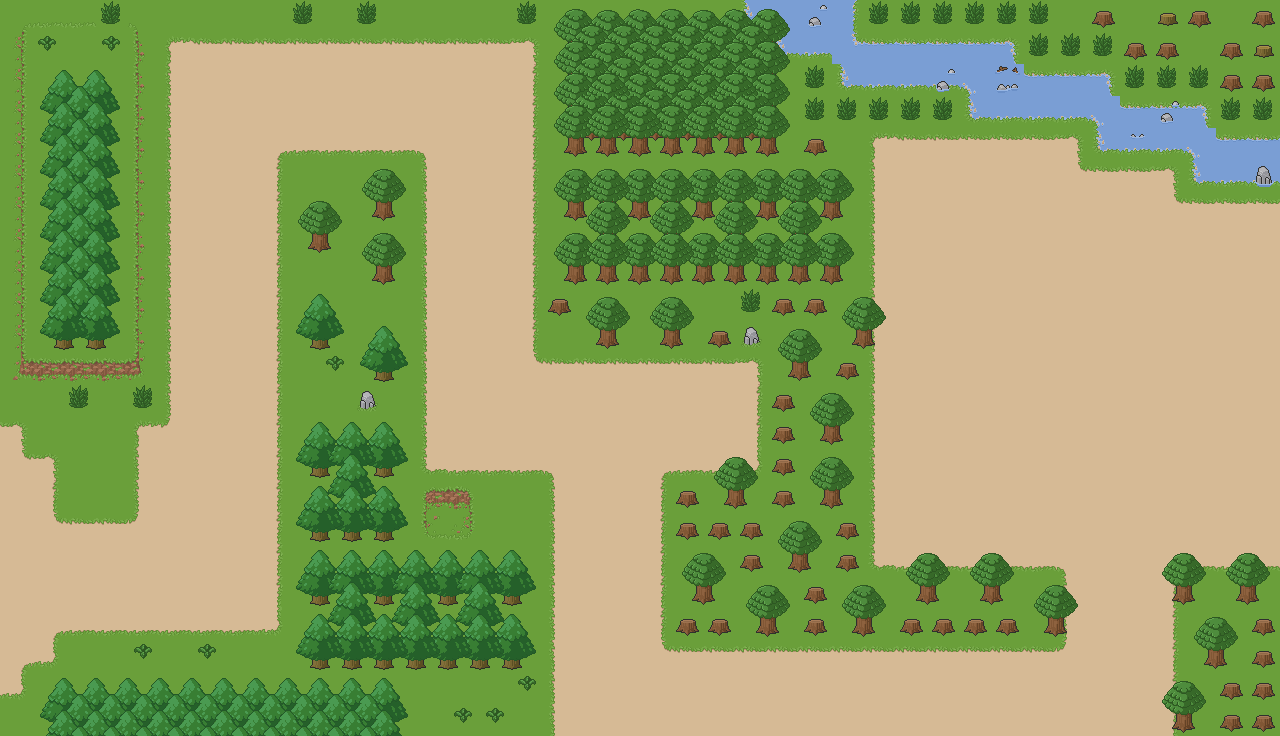

This is a level from a 2D game, rendered from its Tiled map with the project's own tilesets. A one-line summary and the complete map file follow:
An orthogonal 40x23 tile map with 32x32 px tiles, 2 tile layers (Tile Layer 1, Tile Layer 2).

<map version="1.2" tiledversion="1.3.2" orientation="orthogonal" renderorder="right-down" compressionlevel="-1" width="40" height="23" tilewidth="32" tileheight="32" infinite="0" nextlayerid="3" nextobjectid="1">
 <tileset firstgid="1" source="Forest Tileset.tsx" />
 <layer id="1" name="Tile Layer 1" width="40" height="23">
  <data encoding="csv">
78,78,78,78,78,78,78,78,78,78,78,78,78,78,78,78,78,78,78,78,78,78,78,99,60,81,82,78,78,78,78,78,78,78,78,78,78,78,78,78,
78,78,78,78,78,4,40,40,40,40,40,40,40,40,40,40,6,78,78,78,78,78,78,78,99,100,96,62,62,62,62,63,78,78,78,78,78,78,78,78,
78,78,78,78,78,22,24,24,24,24,24,24,24,24,24,24,20,78,78,78,78,78,78,78,78,78,99,100,100,100,60,81,62,62,63,78,78,21,78,78,
78,78,78,78,78,22,24,24,24,24,24,24,24,24,24,24,20,78,78,78,78,78,78,78,78,78,78,78,78,78,99,100,100,100,60,62,62,63,21,21,
78,78,78,78,78,22,24,24,1,2,2,2,2,3,24,24,20,78,78,78,78,78,78,78,78,78,78,4,40,40,5,5,5,6,99,100,100,60,62,62,
78,78,78,78,78,22,24,24,20,78,78,78,78,22,24,24,20,78,78,78,78,78,78,78,78,78,78,22,24,24,24,24,24,39,5,5,6,99,100,100,
78,78,78,78,78,22,24,24,20,78,78,78,78,22,24,24,20,78,78,78,78,78,78,78,78,78,78,22,24,24,24,24,24,24,24,24,39,5,5,5,
78,78,78,78,78,22,24,24,20,78,78,78,78,22,24,24,20,78,78,78,78,78,78,78,78,78,78,22,24,24,24,24,24,24,24,24,24,24,24,24,
78,78,78,78,78,22,24,24,20,78,78,78,78,22,24,24,20,78,78,78,78,78,78,78,78,78,78,22,24,24,24,24,24,24,24,24,24,24,24,24,
78,78,78,78,78,22,24,24,20,78,78,78,78,22,24,24,20,78,78,78,78,78,78,78,78,78,78,22,24,24,24,24,24,24,24,24,24,24,24,24,
78,78,78,78,78,22,24,24,20,78,78,78,78,22,24,24,20,78,78,78,78,78,78,78,78,78,78,22,24,24,24,24,24,24,24,24,24,24,24,24,
78,78,78,78,78,22,24,24,20,78,78,78,78,22,24,24,39,40,40,40,40,40,40,6,78,78,78,22,24,24,24,24,24,24,24,24,24,24,24,24,
78,78,78,78,78,22,24,24,20,78,78,78,78,22,24,24,24,24,24,24,24,24,24,20,78,78,78,22,24,24,24,24,24,24,24,24,24,24,24,24,
6,78,78,78,4,41,24,24,20,78,78,78,78,22,24,24,24,24,24,24,24,24,24,20,78,78,78,22,24,24,24,24,24,24,24,24,24,24,24,24,
39,6,78,78,22,24,24,24,20,78,78,78,78,42,2,2,2,3,24,24,1,2,2,44,78,78,78,22,24,24,24,24,24,24,24,24,24,24,24,24,
24,20,78,78,22,24,24,24,20,78,78,78,78,78,78,78,78,22,24,24,20,78,78,78,78,78,78,22,24,24,24,24,24,24,24,24,24,24,24,24,
24,39,40,40,41,24,24,24,20,78,78,78,78,78,78,78,78,22,24,24,20,78,78,78,78,78,78,22,24,24,24,24,24,24,24,24,24,24,24,24,
24,24,24,24,24,24,24,24,20,78,78,78,78,78,78,78,78,22,24,24,20,78,78,78,78,78,78,42,2,2,2,2,2,3,24,24,1,2,2,2,
24,24,24,24,24,24,24,24,20,78,78,78,78,78,78,78,78,22,24,24,20,78,78,78,78,78,78,78,78,78,78,78,78,22,24,24,20,78,78,78,
24,1,2,2,2,2,2,2,44,78,78,78,78,78,78,78,78,22,24,24,20,78,78,78,78,78,78,78,78,78,78,78,78,22,24,24,20,78,78,78,
1,44,78,78,78,78,78,78,78,78,78,78,78,78,78,78,78,22,24,24,39,40,40,40,40,40,40,40,40,40,40,40,40,41,24,24,20,78,78,78,
44,78,78,78,78,78,78,78,78,78,78,78,78,78,78,78,78,22,24,24,24,24,24,24,24,24,24,24,24,24,24,24,24,24,24,24,20,78,78,78,
78,78,78,78,78,78,78,78,78,78,78,78,78,78,78,78,78,22,24,24,24,24,24,24,24,24,24,24,24,24,24,24,24,24,24,24,20,78,78,78
</data>
 </layer>
 <layer id="2" name="Tile Layer 2" width="40" height="23">
  <data encoding="csv">
115,116,116,148,117,0,0,0,0,148,0,148,0,0,0,0,148,178,179,180,180,179,180,180,181,131,0,148,148,148,148,148,148,0,128,0,147,128,0,128,
134,149,0,149,136,0,0,0,0,0,0,0,0,0,0,0,0,216,198,199,199,198,198,199,200,0,0,0,0,0,0,0,148,148,148,128,128,0,128,147,
134,172,174,175,136,0,0,0,0,0,0,0,0,0,0,0,0,197,217,218,199,198,217,218,200,148,0,0,0,131,0,114,0,0,0,148,148,148,128,128,
134,191,192,194,136,0,0,0,0,0,0,0,0,0,0,0,0,216,217,218,218,217,217,218,219,148,148,148,148,148,0,0,0,0,0,0,131,0,148,148,
134,191,192,194,136,0,0,0,0,0,0,0,0,0,0,0,0,235,236,237,237,236,236,237,238,128,0,0,0,0,0,0,0,0,0,132,0,0,0,0,
134,191,192,194,136,0,0,0,0,0,0,182,183,0,0,0,0,182,255,256,255,256,255,256,255,256,183,0,0,0,0,0,0,0,0,0,0,0,0,150,
134,191,192,194,136,0,0,0,0,182,183,201,202,0,0,0,0,201,274,275,274,275,274,275,274,275,202,0,0,0,0,0,0,0,0,0,0,0,0,0,
134,191,192,194,136,0,0,0,0,201,202,182,183,0,0,0,0,182,293,294,293,294,293,294,293,294,183,0,0,0,0,0,0,0,0,0,0,0,0,0,
134,191,192,213,136,0,0,0,0,0,0,201,202,0,0,0,0,201,312,313,312,313,312,313,312,313,202,0,0,0,0,0,0,0,0,0,0,0,0,0,
134,210,211,213,136,0,0,0,0,176,177,0,0,0,0,0,0,128,182,183,182,183,0,148,128,128,182,183,0,0,0,0,0,0,0,0,0,0,0,0,
134,229,231,232,136,0,0,0,0,195,196,176,177,0,0,0,0,0,201,202,201,202,128,95,182,183,201,202,0,0,0,0,0,0,0,0,0,0,0,0,
153,154,154,154,155,0,0,0,0,0,149,195,196,0,0,0,0,0,0,0,0,0,0,0,201,202,128,0,0,0,0,0,0,0,0,0,0,0,0,0,
0,0,148,0,148,0,0,0,0,0,0,95,0,0,0,0,0,0,0,0,0,0,0,0,128,182,183,0,0,0,0,0,0,0,0,0,0,0,0,0,
0,0,0,0,0,0,0,0,0,176,249,250,177,0,0,0,0,0,0,0,0,0,0,0,128,201,202,0,0,0,0,0,0,0,0,0,0,0,0,0,
0,0,0,0,0,0,0,0,0,195,268,269,196,0,0,0,0,0,0,0,0,0,182,183,128,182,183,0,0,0,0,0,0,0,0,0,0,0,0,0,
0,0,0,0,0,0,0,0,0,176,287,288,177,118,119,0,0,0,0,0,0,128,201,202,128,201,202,0,0,0,0,0,0,0,0,0,0,0,0,0,
0,0,0,0,0,0,0,0,0,195,306,307,196,137,138,0,0,0,0,0,0,128,128,128,182,183,128,0,0,0,0,0,0,0,0,0,0,0,0,0,
0,0,0,0,0,0,0,0,0,176,249,250,249,250,249,250,177,0,0,0,0,182,183,128,201,202,128,0,182,183,182,183,0,0,0,0,182,183,182,183,
0,0,0,0,0,0,0,0,0,195,268,269,268,269,268,269,196,0,0,0,0,201,202,182,183,128,182,183,201,202,201,202,182,183,0,0,201,202,201,202,
0,0,0,0,0,0,0,0,0,176,287,288,287,288,287,288,177,0,0,0,0,128,128,201,202,128,201,202,128,128,128,128,201,202,0,0,0,182,183,128,
0,0,0,0,149,0,149,0,0,195,306,307,306,307,306,307,196,0,0,0,0,0,0,0,0,0,0,0,0,0,0,0,0,0,0,0,0,201,202,128,
0,172,173,174,174,174,174,174,174,174,174,174,175,0,0,0,149,0,0,0,0,0,0,0,0,0,0,0,0,0,0,0,0,0,0,0,182,183,128,128,
0,191,192,192,192,192,192,192,192,192,192,193,194,0,149,149,0,0,0,0,0,0,0,0,0,0,0,0,0,0,0,0,0,0,0,0,201,202,128,128
</data>
 </layer>
</map>
